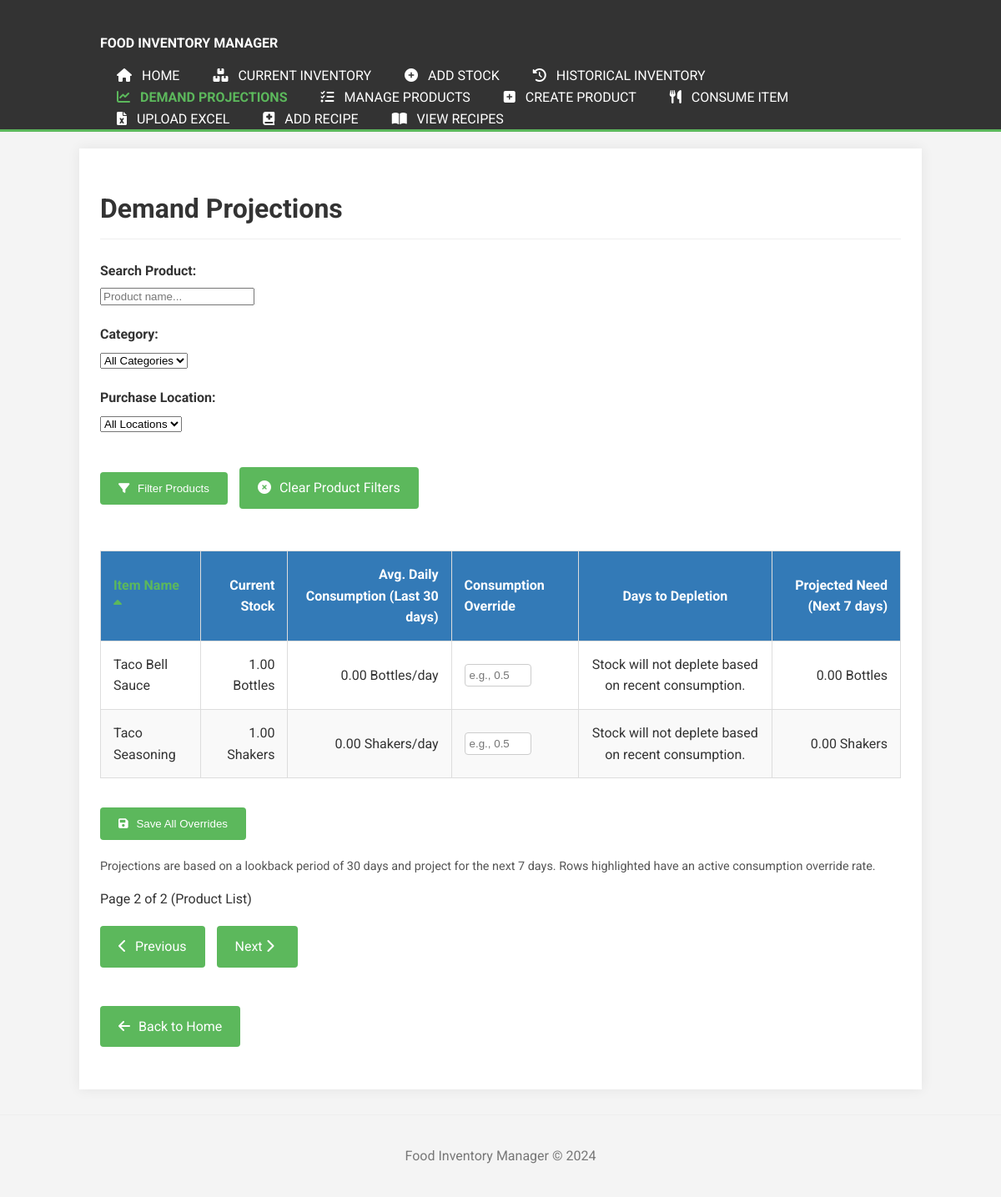
Before: /inventory/projections?search_term=&category=&purchase_location=&sort_by=name&sort_order=ASC&per_page=10&page=2 with the older database file.
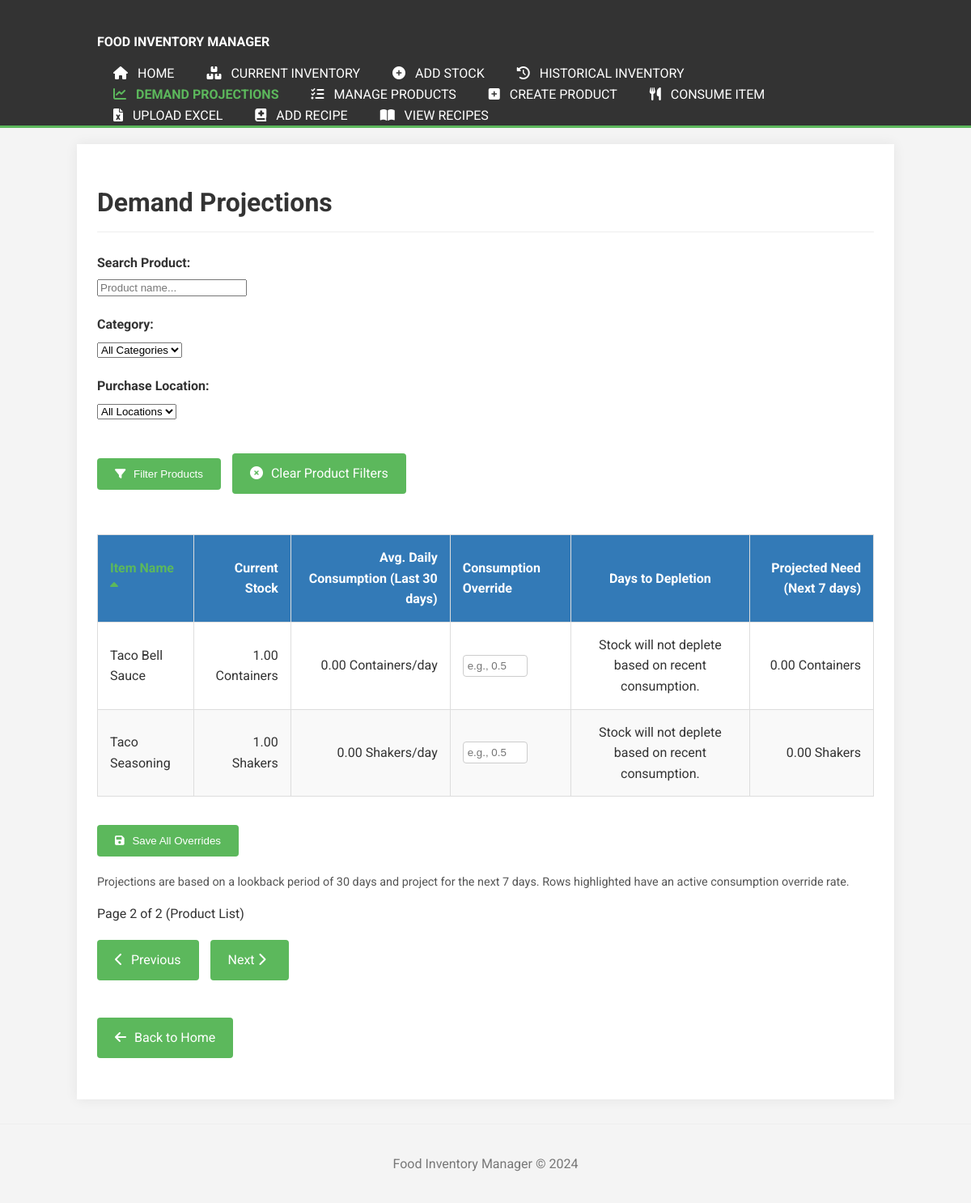
After: the same page with the newer database file.
### tables this page shows
CREATE TABLE products (
                        id INTEGER PRIMARY KEY AUTOINCREMENT,
                        name TEXT NOT NULL UNIQUE,
                        category TEXT,
                        subcategory TEXT,
                        unit_of_measure TEXT NOT NULL,
                        default_expiry_days INTEGER NOT NULL,
                        par_level REAL DEFAULT 0,
                        max_holding_amount REAL DEFAULT 0,
    purchase_location TEXT,
    consumption_override_rate REAL DEFAULT NULL
                    );

### app.py (the view)
@app.route('/inventory/projections')
def projections_view():
    search_term = request.args.get('search_term', '').strip()
    selected_category = request.args.get('category', '').strip()
    selected_purchase_location = request.args.get('purchase_location', '').strip()
    sort_by = request.args.get('sort_by', 'name').strip() # Default sort for product list
    sort_order = request.args.get('sort_order', 'ASC').strip().upper()
    if sort_order not in ['ASC', 'DESC']:
        sort_order = 'ASC'
    try:
        page = int(request.args.get('page', 1))
        if page < 1: page = 1
    except ValueError:
        page = 1
    try:
        per_page = int(request.args.get('per_page', 10)) # Default 10 products per page for projections
        if per_page < 1: per_page = 1
    except ValueError:
        per_page = 10
    total_products_for_list = manager.get_products_for_projection_list_count(
        search_term=search_term if search_term else None,
        category=selected_category if selected_category else None,
        purchase_location=selected_purchase_location if selected_purchase_location else None
    )
    total_pages = (total_products_for_list + per_page - 1) // per_page if per_page > 0 else 1
    original_page = page
    if page > total_pages and total_pages > 0:
        page = total_pages
    elif page == 0 and total_pages > 0: # Should not happen if page default is 1 and min is 1
        page = 1
    products_on_page = manager.get_products_for_projection_list(
        search_term=search_term if search_term else None,
        category=selected_category if selected_category else None,
        purchase_location=selected_purchase_location if selected_purchase_location else None,
        sort_by=sort_by,
        sort_order=sort_order,
        page=page,
        per_page=per_page
    )
    projection_results_list = []
    if products_on_page:
        for product_dict in products_on_page:
            projection_data = manager.project_demand(product_dict['id'])
            if projection_data: # project_demand returns a dict, might include success status
                if 'product_name' in projection_data and 'item_name' not in projection_data:
                     projection_data['item_name'] = projection_data['product_name']
                projection_results_list.append(projection_data)
    categories_options = manager.get_all_categories() # Reusing existing method for product categories
    purchase_locations_options = manager.get_all_purchase_locations() # Reusing existing method
    return render_template(
        'projections.html',
        projections=projection_results_list,
        current_page=page,
        total_pages=total_pages,
        per_page=per_page,
        search_term=search_term,
        selected_category=selected_category,
        selected_purchase_location=selected_purchase_location,
        sort_by=sort_by,
        sort_order=sort_order,
        categories=categories_options,
        purchase_locations=purchase_locations_options
    )

### Food_manager.py (called while the page is built)
    def _get_db_connection(self):
        if self.conn and self.db_filepath == ":memory:":
            return self.conn
        conn = sqlite3.connect(self.db_filepath)
        conn.row_factory = sqlite3.Row # Access columns by name
        return conn

    def get_product(self, product_id):
        try:
            with self._get_db_connection() as conn:
                cursor = conn.cursor()
                cursor.execute("SELECT * FROM products WHERE id = ?", (product_id,))
                row = cursor.fetchone()
                return dict(row) if row else None
        except sqlite3.Error as e:
            print(f"Database error getting product by ID {product_id}: {e}")
            return None # Or raise error

    def get_products_for_projection_list_count(self, search_term=None, category=None, purchase_location=None):
        return self.get_product_count(
            search_term=search_term,
            category=category,
            purchase_location=purchase_location
        )

### templates/projections.html (shortened to what the changed rows need)
{% extends "base.html" %}
{% block page_header %}
    <h1 class="page-title">Demand Projections</h1>
{% endblock %}
{% block content %}
    {% if projections %}
<form method="POST" action="{{ url_for('save_overrides_view') }}">
    <div class="table-responsive-wrapper">
        <table>
            <thead>
                <tr>
                    {% macro sortable_header(column_key, display_name, current_sort_by_products, current_sort_order_products, current_product_filters) %}
                        {% set new_sort_order_products = 'DESC' if current_sort_by_products == column_key and current_sort_order_products == 'ASC' else 'ASC' %}
                        {% set updated_filters = dict(current_product_filters, sort_by=column_key, sort_order=new_sort_order_products) %}
                        <th class="projections-header">
                            <a href="{{ url_for('projections_view', **updated_filters) }}">
                                {{ display_name }}
                                {% if current_sort_by_products == column_key %}
                                    <i class="fas fa-sort-{{ 'up' if current_sort_order_products == 'ASC' else 'down' }}"></i>
                                {% else %}
                                    <i class="fas fa-sort"></i>
                                {% endif %}
                            </a>
                        </th>
                    {% endmacro %}
                    {% set current_product_filters = {
                        'search_term': search_term,
                        'category': selected_category,
                        'purchase_location': selected_purchase_location,
                        'page': current_page,
                        'per_page': per_page
                    } %}
                    {{ sortable_header('name', 'Item Name', sort_by, sort_order, current_product_filters) }}
                    <th class="projections-header text-right">Current Stock</th>
                    <th class="projections-header text-right">Avg. Daily Consumption (Last {{ projections[0].lookback_days if projections and projections[0] else 'N/A' }} days)</th>
                    <th class="projections-header">Consumption Override</th>
                    <th class="projections-header text-center">Days to Depletion</th>
                    <th class="projections-header text-right">Projected Need (Next {{ projections[0].projection_days if projections and projections[0] else 'N/A' }} days)</th>
                </tr>
            </thead>
            <tbody>
                {% for proj in projections %}
                <tr {% if proj.consumption_override_rate is not none and proj.consumption_override_rate != "" %}class="override-active"{% endif %}>
                    <td>{{ proj.item_name }}</td>
                    <td class="text-right">{{ "%.2f"|format(proj.current_stock) if proj.current_stock is number else proj.current_stock }} {{ proj.unit_of_measure if proj.unit_of_measure else ''}}</td>
                    <td class="text-right">
                        {{ "%.2f"|format(proj.avg_daily_consumption) }} {{ proj.unit_of_measure if proj.unit_of_measure else ''}}/day
                    </td>
                    <td>
                        <input type="number" step="0.01" min="0" name="overrides[{{ proj.product_id }}]" value="{{ proj.consumption_override_rate | default('', true) }}" class="override-input" placeholder="e.g., 0.5">
                    </td>
                    <td class="text-center">{{ proj.days_to_depletion }}</td>
                    <td class="text-right">{{ "%.2f"|format(proj.projected_need) }} {{ proj.unit_of_measure if proj.unit_of_measure else ''}}</td>
                </tr>
                {% endfor %}
            </tbody>
        </table>
    </div>
</form>
    {% endif %}
{% endblock %}

Changed rows visible on the page:
changed products "Taco Bell Sauce": unit_of_measure "Bottles" → "Containers"
